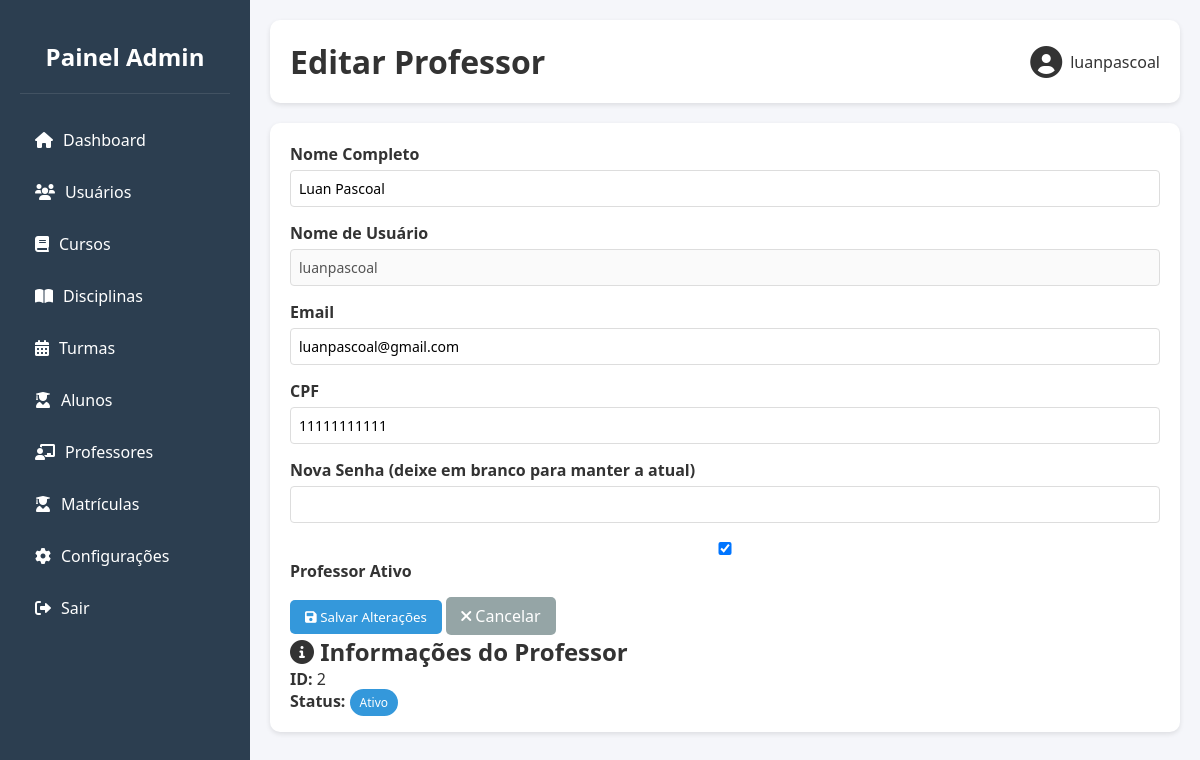
The page /dashboard/professores/editar?id=2 (signed in) on the database its author committed.
### tables this page shows
CREATE TABLE `professor` (
  `id_usuario` int(11) NOT NULL,
  `CPF` varchar(11) DEFAULT NULL
);

CREATE TABLE `usuarios` (
  `id` int(11) NOT NULL,
  `nome` varchar(100) NOT NULL,
  `usuario` varchar(50) NOT NULL,
  `senha` varchar(255) NOT NULL,
  `email` varchar(100) DEFAULT NULL,
  `nivel_acesso` enum('admin','usuario') DEFAULT 'usuario',
  `status` tinyint(1) DEFAULT 1,
  `data_cadastro` timestamp NOT NULL DEFAULT current_timestamp(),
  `ultima_atualizacao` timestamp NOT NULL DEFAULT current_timestamp() ON UPDATE current_timestamp()
);

### dashboard/professores/editar.php (the view, shortened to what this page needs)
<?php
include '../../database.php';
$id = $_GET['id'];
$stmt = $conn->prepare("SELECT p.*, u.nome, u.usuario, u.email, u.status
                       FROM PROFESSOR p
                       INNER JOIN usuarios u ON p.id_usuario = u.id
                       WHERE p.id_usuario = ?");
$stmt->bind_param("i", $id);
$stmt->execute();
$result = $stmt->get_result();
$professor = $result->fetch_assoc();
?>
<!DOCTYPE html>
<html lang="pt-BR">
<head>
    <link rel="stylesheet" href="https://cdnjs.cloudflare.com/ajax/libs/font-awesome/6.0.0/css/all.min.css">
    <link rel="stylesheet" href="../assets/css/style.css">
</head>
<body>
    <div class="dashboard">
        <?php include '../assets/layouts/sidebar.php'; ?>
        <div class="main-content">
            <div class="header">
                <h1>Editar Professor</h1>
                <div class="user-info">
                    <i class="fas fa-user-circle fa-2x"></i>
                    <span><?php echo htmlspecialchars($_SESSION['usuario']); ?></span>
                </div>
            </div>
            <div class="form-container">
                <form method="POST" class="form">
                    <div class="form-group">
                        <label for="nome">Nome Completo</label>
                        <input type="text" id="nome" name="nome" value="<?php echo htmlspecialchars($professor['nome']); ?>" required>
                    </div>
                    <div class="form-group">
                        <label for="usuario">Nome de Usuário</label>
                        <input type="text" id="usuario" value="<?php echo htmlspecialchars($professor['usuario']); ?>" disabled>
                    </div>
                    <div class="form-group">
                        <label for="email">Email</label>
                        <input type="email" id="email" name="email" value="<?php echo htmlspecialchars($professor['email']); ?>" required>
                    </div>
                    <div class="form-group">
                        <label for="cpf">CPF</label>
                        <input type="text" id="cpf" name="cpf" value="<?php echo htmlspecialchars($professor['CPF']); ?>" maxlength="14" required>
                    </div>
                    <div class="form-group">
                        <label for="nova_senha">Nova Senha (deixe em branco para manter a atual)</label>
                        <input type="password" id="nova_senha" name="nova_senha">
                    </div>
                    <div class="form-group">
                        <label class="checkbox-label">
                            <input type="checkbox" name="status" <?php echo $professor['status'] ? 'checked' : ''; ?>>
                            <span>Professor Ativo</span>
                        </label>
                    </div>
                    <div class="btn-container">
                        <button type="submit" class="btn btn-primary">
                            <i class="fas fa-save"></i> Salvar Alterações
                        </button>
                        <a href="./" class="btn btn-secondary">
                            <i class="fas fa-times"></i> Cancelar
                        </a>
                    </div>
                </form>
                <div class="info-card">
                    <h2><i class="fas fa-info-circle"></i> Informações do Professor</h2>
                    <div class="info-content">
                        <p><strong>ID:</strong> <?php echo htmlspecialchars($professor['id_usuario']); ?></p>
                        <p><strong>Status:</strong>
                            <span class="badge <?php echo $professor['status'] ? 'badge-admin' : 'badge-user'; ?>">
                                <?php echo $professor['status'] ? 'Ativo' : 'Inativo'; ?>
                            </span>
                        </p>
                    </div>
                </div>
            </div>
        </div>
    </div>
</body>
</html>

### dashboard/assets/css/style.css (style rules this page uses)
* { margin: 0; padding: 0; box-sizing: border-box; font-family: 'Segoe UI', Tahoma, Geneva, Verdana, sans-serif; }
:root { --primary-color: #2c3e50; --secondary-color: #34495e; --accent-color: #3498db; --text-color: #333; --light-bg: #f5f6fa; --success-color: #2ecc71; --warning-color: #f1c40f; --danger-color: #e74c3c; }
body { background-color: var(--light-bg); color: var(--text-color); }
.dashboard { display: flex; min-height: 100vh; }
.main-content { flex: 1; padding: 20px; overflow-x: auto; }
.header { background-color: white; padding: 20px; border-radius: 10px; box-shadow: 0 2px 5px rgba(0,0,0,0.1); margin-bottom: 20px; display: flex; justify-content: space-between; align-items: center; flex-wrap: wrap; gap: 10px; }
.user-info { display: flex; align-items: center; }
.user-info i { margin-right: 8px; }
.btn { padding: 8px 15px; border: none; border-radius: 5px; cursor: pointer; color: white; text-decoration: none; display: inline-block; text-align: center; }
.btn-primary { background-color: var(--accent-color); }
.btn-secondary { background-color: #95a5a6; }
.badge { padding: 5px 10px; border-radius: 15px; font-size: 12px; }
.badge-admin { background: #3498db; color: white; }
.form-container { background-color: white; padding: 20px; border-radius: 10px; box-shadow: 0 2px 5px rgba(0,0,0,0.1); }
.form-group { margin-bottom: 15px; }
.form-group label { display: block; margin-bottom: 5px; font-weight: bold; }
.form-group input, .form-group select { width: 100%; padding: 8px; border: 1px solid #ddd; border-radius: 4px; font-size: 14px; }

### rows shown on the page
professor: nome "Luan Pascoal", id_usuario.usuario "luanpascoal", email "luanpascoal@gmail.com", cpf "11111111111", id_usuario "2"
usuarios: status "☑"

### other values the page prints
$_SESSION['usuario'] "luanpascoal"
